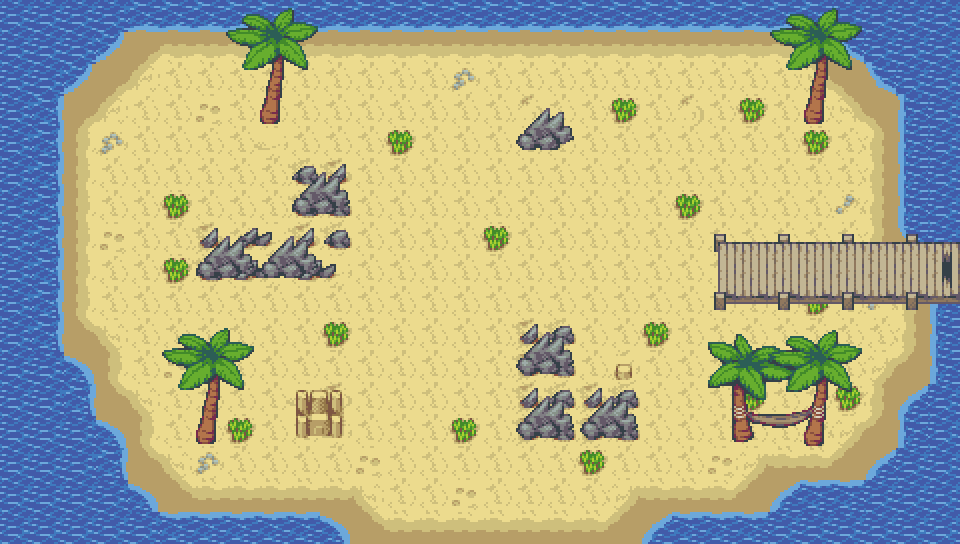

This is a level from a 2D game, rendered from its Tiled map with the project's own tilesets. A one-line summary and the map file follow, with tile-layer data summarised:
An orthogonal 30x17 tile map with 32x32 px tiles, 5 tile layers (Hintergrund, Andere, Wasser, Collision, ...), 2 tilesets and 30 objects.

<map version="1.2" tiledversion="1.2.3" orientation="orthogonal" renderorder="right-down" width="30" height="17" tilewidth="32" tileheight="32" infinite="0" nextlayerid="14" nextobjectid="39">
 <tileset firstgid="1" source="tf_beach_tileA1.tsx" />
 <tileset firstgid="193" source="tf_beach_tileB.tsx" />
 <layer id="1" name="Hintergrund" width="30" height="17">
  <data>[510 cells, 510 non-empty, 41 distinct tile ids]</data>
 </layer>
 <layer id="13" name="Andere" width="30" height="17">
  <data>[510 cells, 1 non-empty, 1 distinct tile ids]</data>
 </layer>
 <layer id="12" name="Wasser" width="30" height="17">
  <data>[510 cells, 1 non-empty, 1 distinct tile ids]</data>
 </layer>
 <layer id="3" name="Collision" width="30" height="17">
  <data>[510 cells, 60 non-empty, 22 distinct tile ids]</data>
 </layer>
 <layer id="11" name="Vor" width="30" height="17">
  <data>[510 cells, 42 non-empty, 24 distinct tile ids]</data>
 </layer>
 <objectgroup id="2" name="CollisionObjects">
  <object id="1" x="255" y="104" width="37" height="21" />
  <object id="2" x="193" y="419" width="27" height="25" />
  <object id="3" x="797" y="104" width="34" height="20" />
  <object id="4" x="715" y="231" width="252" height="77" />
  <object id="5" x="517" y="329" width="58" height="116" />
  <object id="7" x="545" y="398" width="92" height="47" />
  <object id="11" x="298" y="173" width="51" height="114" />
  <object id="33" x="193" y="237" width="156" height="50" />
  <object id="34" x="517" y="107" width="55" height="45" />
  <object id="36" x="731" y="419" width="24" height="25" />
  <object id="37" x="804" y="427" width="23" height="19" />
 </objectgroup>
 <objectgroup id="6" name="WasserObjects">
  <object id="15" x="-12" y="-17" width="980" height="49" />
  <object id="16" x="-17" y="-61" width="76" height="634" />
  <object id="17" x="644" y="516" width="340" height="60" />
  <object id="18" x="933" y="-44" width="55" height="728" />
  <object id="19" x="13" y="516" width="328" height="60" />
  <object id="20" x="39" y="359" width="48" height="210" />
  <object id="21" x="53" y="427" width="70" height="96" />
  <object id="22" x="116" y="491" width="31" height="38" />
  <object id="23" x="-7" y="-11" width="130" height="64" />
  <object id="24" x="32" y="35" width="56" height="49" />
  <object id="25" x="777" y="485" width="175" height="39" />
  <object id="26" x="873" y="455" width="72" height="37" />
  <object id="27" x="905" y="389" width="35" height="102" />
  <object id="28" x="840" y="24" width="127" height="27" />
  <object id="29" x="872" y="39" width="100" height="46" />
  <object id="30" x="899" y="67" width="68" height="165" />
  <object id="35" x="336" y="541" width="325" height="45" />
 </objectgroup>
 <objectgroup id="7" name="TreeObjects">
  <object id="31" x="700" y="-141" width="16" height="21" />
  <object id="32" x="305" y="-269" />
 </objectgroup>
</map>
